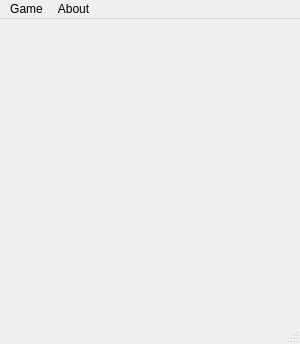
<?xml version="1.0" encoding="UTF-8"?>
<ui version="4.0">
 <class>Achi</class>
 <widget class="QMainWindow" name="Achi">
  <property name="geometry">
   <rect>
    <x>0</x>
    <y>0</y>
    <width>300</width>
    <height>344</height>
   </rect>
  </property>
  <property name="windowTitle">
   <string>Achi</string>
  </property>
  <widget class="QWidget" name="centralwidget">
   <property name="minimumSize">
    <size>
     <width>300</width>
     <height>300</height>
    </size>
   </property>
   <property name="maximumSize">
    <size>
     <width>300</width>
     <height>300</height>
    </size>
   </property>
   <property name="toolTipDuration">
    <number>-7</number>
   </property>
   <property name="styleSheet">
    <string notr="true">#centralwidget{
	background: url(':/grid');
}</string>
   </property>
   <layout class="QGridLayout" name="gridLayout">
    <property name="leftMargin">
     <number>0</number>
    </property>
    <property name="topMargin">
     <number>0</number>
    </property>
    <property name="rightMargin">
     <number>0</number>
    </property>
    <property name="bottomMargin">
     <number>0</number>
    </property>
    <property name="spacing">
     <number>0</number>
    </property>
    <item row="0" column="0">
     <widget class="Hole" name="hole00">
      <property name="minimumSize">
       <size>
        <width>100</width>
        <height>100</height>
       </size>
      </property>
      <property name="maximumSize">
       <size>
        <width>100</width>
        <height>100</height>
       </size>
      </property>
      <property name="styleSheet">
       <string notr="true">QPushButton{
	border: none;
	outline: none;
}</string>
      </property>
      <property name="icon">
       <iconset resource="Achi.qrc">
        <normaloff>:/empty</normaloff>:/empty</iconset>
      </property>
      <property name="iconSize">
       <size>
        <width>50</width>
        <height>50</height>
       </size>
      </property>
      <property name="flat">
       <bool>true</bool>
      </property>
      <property name="row" stdset="0">
       <number>0</number>
      </property>
      <property name="col" stdset="0">
       <number>0</number>
      </property>
     </widget>
    </item>
    <item row="1" column="1">
     <widget class="Hole" name="hole11">
      <property name="minimumSize">
       <size>
        <width>100</width>
        <height>100</height>
       </size>
      </property>
      <property name="maximumSize">
       <size>
        <width>100</width>
        <height>100</height>
       </size>
      </property>
      <property name="styleSheet">
       <string notr="true">QPushButton{
	border: none;
	outline: none;
}</string>
      </property>
      <property name="icon">
       <iconset resource="Achi.qrc">
        <normaloff>:/empty</normaloff>:/empty</iconset>
      </property>
      <property name="iconSize">
       <size>
        <width>50</width>
        <height>50</height>
       </size>
      </property>
      <property name="flat">
       <bool>true</bool>
      </property>
      <property name="row" stdset="0">
       <number>1</number>
      </property>
      <property name="col" stdset="0">
       <number>1</number>
      </property>
     </widget>
    </item>
    <item row="2" column="3">
     <widget class="Hole" name="hole22">
      <property name="minimumSize">
       <size>
        <width>100</width>
        <height>100</height>
       </size>
      </property>
      <property name="maximumSize">
       <size>
        <width>100</width>
        <height>100</height>
       </size>
      </property>
      <property name="styleSheet">
       <string notr="true">QPushButton{
	border: none;
	outline: none;
}</string>
      </property>
      <property name="icon">
       <iconset resource="Achi.qrc">
        <normaloff>:/empty</normaloff>:/empty</iconset>
      </property>
      <property name="iconSize">
       <size>
        <width>50</width>
        <height>50</height>
       </size>
      </property>
      <property name="flat">
       <bool>true</bool>
      </property>
      <property name="row" stdset="0">
       <number>2</number>
      </property>
      <property name="col" stdset="0">
       <number>2</number>
      </property>
     </widget>
    </item>
    <item row="2" column="1">
     <widget class="Hole" name="hole21">
      <property name="minimumSize">
       <size>
        <width>100</width>
        <height>100</height>
       </size>
      </property>
      <property name="maximumSize">
       <size>
        <width>100</width>
        <height>100</height>
       </size>
      </property>
      <property name="styleSheet">
       <string notr="true">QPushButton{
	border: none;
	outline: none;
}</string>
      </property>
      <property name="icon">
       <iconset resource="Achi.qrc">
        <normaloff>:/empty</normaloff>:/empty</iconset>
      </property>
      <property name="iconSize">
       <size>
        <width>50</width>
        <height>50</height>
       </size>
      </property>
      <property name="flat">
       <bool>true</bool>
      </property>
      <property name="row" stdset="0">
       <number>2</number>
      </property>
      <property name="col" stdset="0">
       <number>1</number>
      </property>
     </widget>
    </item>
    <item row="1" column="0">
     <widget class="Hole" name="hole10">
      <property name="minimumSize">
       <size>
        <width>100</width>
        <height>100</height>
       </size>
      </property>
      <property name="maximumSize">
       <size>
        <width>100</width>
        <height>100</height>
       </size>
      </property>
      <property name="styleSheet">
       <string notr="true">QPushButton{
	border: none;
	outline: none;
}</string>
      </property>
      <property name="icon">
       <iconset resource="Achi.qrc">
        <normaloff>:/empty</normaloff>:/empty</iconset>
      </property>
      <property name="iconSize">
       <size>
        <width>50</width>
        <height>50</height>
       </size>
      </property>
      <property name="flat">
       <bool>true</bool>
      </property>
      <property name="row" stdset="0">
       <number>1</number>
      </property>
      <property name="col" stdset="0">
       <number>0</number>
      </property>
     </widget>
    </item>
    <item row="2" column="0">
     <widget class="Hole" name="hole20">
      <property name="minimumSize">
       <size>
        <width>100</width>
        <height>100</height>
       </size>
      </property>
      <property name="maximumSize">
       <size>
        <width>100</width>
        <height>100</height>
       </size>
      </property>
      <property name="styleSheet">
       <string notr="true">QPushButton{
	border: none;
	outline: none;
}</string>
      </property>
      <property name="icon">
       <iconset resource="Achi.qrc">
        <normaloff>:/empty</normaloff>:/empty</iconset>
      </property>
      <property name="iconSize">
       <size>
        <width>50</width>
        <height>50</height>
       </size>
      </property>
      <property name="flat">
       <bool>true</bool>
      </property>
      <property name="row" stdset="0">
       <number>2</number>
      </property>
      <property name="col" stdset="0">
       <number>0</number>
      </property>
     </widget>
    </item>
    <item row="1" column="3">
     <widget class="Hole" name="hole12">
      <property name="minimumSize">
       <size>
        <width>100</width>
        <height>100</height>
       </size>
      </property>
      <property name="maximumSize">
       <size>
        <width>100</width>
        <height>100</height>
       </size>
      </property>
      <property name="styleSheet">
       <string notr="true">QPushButton{
	border: none;
	outline: none;
}</string>
      </property>
      <property name="icon">
       <iconset resource="Achi.qrc">
        <normaloff>:/empty</normaloff>:/empty</iconset>
      </property>
      <property name="iconSize">
       <size>
        <width>50</width>
        <height>50</height>
       </size>
      </property>
      <property name="flat">
       <bool>true</bool>
      </property>
      <property name="row" stdset="0">
       <number>1</number>
      </property>
      <property name="col" stdset="0">
       <number>2</number>
      </property>
     </widget>
    </item>
    <item row="0" column="3">
     <widget class="Hole" name="hole02">
      <property name="minimumSize">
       <size>
        <width>100</width>
        <height>100</height>
       </size>
      </property>
      <property name="maximumSize">
       <size>
        <width>100</width>
        <height>100</height>
       </size>
      </property>
      <property name="styleSheet">
       <string notr="true">QPushButton{
	border: none;
	outline: none;
}</string>
      </property>
      <property name="icon">
       <iconset resource="Achi.qrc">
        <normaloff>:/empty</normaloff>:/empty</iconset>
      </property>
      <property name="iconSize">
       <size>
        <width>50</width>
        <height>50</height>
       </size>
      </property>
      <property name="flat">
       <bool>true</bool>
      </property>
      <property name="row" stdset="0">
       <number>0</number>
      </property>
      <property name="col" stdset="0">
       <number>2</number>
      </property>
     </widget>
    </item>
    <item row="0" column="1">
     <widget class="Hole" name="hole01">
      <property name="minimumSize">
       <size>
        <width>100</width>
        <height>100</height>
       </size>
      </property>
      <property name="maximumSize">
       <size>
        <width>100</width>
        <height>100</height>
       </size>
      </property>
      <property name="styleSheet">
       <string notr="true">QPushButton{
	border: none;
	outline: none;
}</string>
      </property>
      <property name="icon">
       <iconset resource="Achi.qrc">
        <normaloff>:/empty</normaloff>:/empty</iconset>
      </property>
      <property name="iconSize">
       <size>
        <width>50</width>
        <height>50</height>
       </size>
      </property>
      <property name="flat">
       <bool>true</bool>
      </property>
      <property name="row" stdset="0">
       <number>0</number>
      </property>
      <property name="col" stdset="0">
       <number>1</number>
      </property>
     </widget>
    </item>
   </layout>
  </widget>
  <widget class="QMenuBar" name="menubar">
   <property name="geometry">
    <rect>
     <x>0</x>
     <y>0</y>
     <width>300</width>
     <height>22</height>
    </rect>
   </property>
   <widget class="QMenu" name="menuJogo">
    <property name="title">
     <string>Game</string>
    </property>
    <addaction name="actionNovo"/>
    <addaction name="actionSair"/>
   </widget>
   <widget class="QMenu" name="menuSobre">
    <property name="title">
     <string>About</string>
    </property>
    <addaction name="actionAjuda"/>
   </widget>
   <addaction name="menuJogo"/>
   <addaction name="menuSobre"/>
  </widget>
  <widget class="QStatusBar" name="statusbar"/>
  <action name="actionNovo">
   <property name="text">
    <string>New Game</string>
   </property>
  </action>
  <action name="actionSair">
   <property name="text">
    <string>Exit</string>
   </property>
  </action>
  <action name="actionAjuda">
   <property name="text">
    <string>Help</string>
   </property>
  </action>
 </widget>
 <customwidgets>
  <customwidget>
   <class>Hole</class>
   <extends>QPushButton</extends>
   <header location="global">Hole.h</header>
  </customwidget>
 </customwidgets>
 <resources>
  <include location="Achi.qrc"/>
 </resources>
 <connections/>
</ui>
